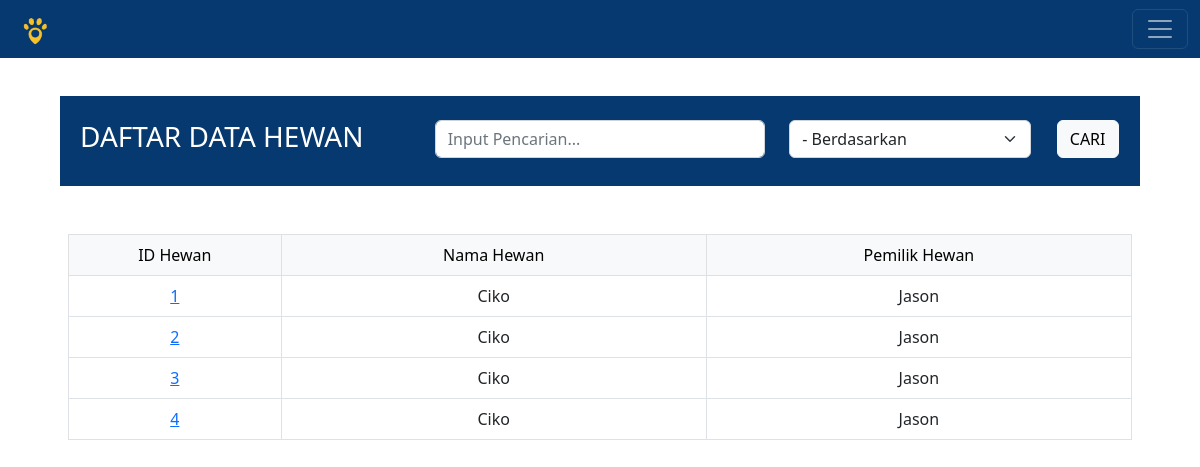
Before: /data_hewan.php with the older database file.
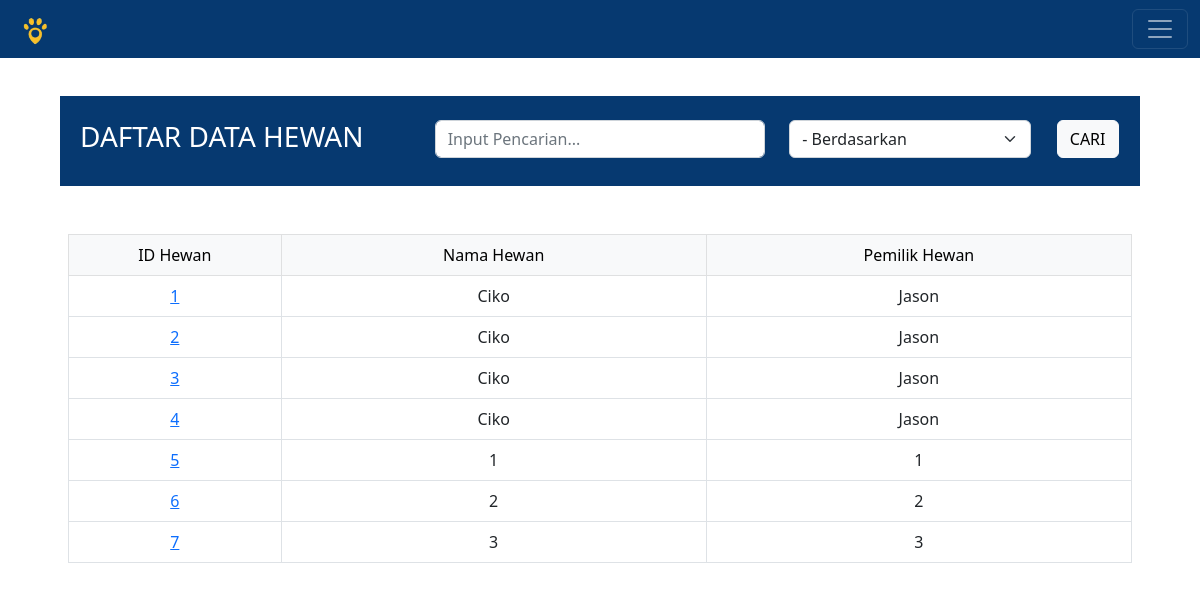
After: the same page with the newer database file.
### tables this page shows
CREATE TABLE `hewan` (
  `id_hewan` int(11) NOT NULL,
  `nama_hewan` varchar(30) NOT NULL,
  `nama_pemilik` varchar(30) NOT NULL,
  `alamat` varchar(30) NOT NULL,
  `no_wa_pemilik` varchar(20) NOT NULL,
  `umur` int(11) NOT NULL,
  `spesies` varchar(20) NOT NULL,
  `ras` varchar(20) NOT NULL,
  `warna` varchar(20) NOT NULL,
  `berat` int(11) NOT NULL,
  `jenis_kelamin` varchar(6) NOT NULL,
  `tanda_khusus` varchar(20) NOT NULL
);

### data_hewan.php (the view, shortened to what this page needs)
<?php
	include 'koneksi.php';
?>
<!DOCTYPE html>
<html>
<head>
	<link href="https://cdn.jsdelivr.net/npm/bootstrap@5.2.2/dist/css/bootstrap.min.css" rel="stylesheet">
</head>
<body>
	<nav class="navbar navbar-dark fixed-top" style="background-color:#063970">
  	<div class="container-fluid">
  	  <a class="navbar-brand"><img src="Images/logo.png" style="height:30px" alt="BAROKAH 2"></a>
  	  <button class="navbar-toggler" type="button" data-bs-toggle="offcanvas" data-bs-target="#offcanvasRight" aria-controls="offcanvasRight">
  	  	<span class="navbar-toggler-icon"></span>
  	  </button>
  	</div>
	</nav>
	<center class="my-5 pt-5">
		<div style="width:90%; background-color:#063970;" class="py-4 px-2">
			<form method="GET" action="data_hewan.php" style="width: 100%;" class="row">
				<div style="color:white; text-align:left;" class="col-4">
					<h3>DAFTAR DATA HEWAN</h3>
				</div>
				<div class="col-4">
					<input class="form-control" type="text" name="search" placeholder="Input Pencarian...">
				</div>
				<div class="col-3">
					<select class="form-select" name="by">
						<option value='0' selected>- Berdasarkan</option>
					</select>
				</div>
				<div class="col-1">
					<button class="btn btn-light" type="submit" name="submit" value="1">CARI</button>
				</div>
			</form>
		</div>
		<?php
			if(!empty($_GET['submit'])){
				$search	= $_GET['search'];
				$by	= $_GET['by'];
			}
			else $by = '0';
			if($by=='0')
				$sqlSearch="SELECT * FROM hewan";
			elseif($by=='1')
				$sqlSearch="SELECT * FROM hewan WHERE id_hewan='$search'";
			elseif($by=='2')
				$sqlSearch="SELECT * FROM hewan WHERE nama_hewan LIKE '%$search%'";
			$query1=mysqli_query($connect,$sqlSearch);
		?>
		<div style="width:90%;" class="px-2 mt-5">
			<table class="table table-bordered" style="text-align:center;">
						<thead class="table-light">
							<tr>
								<td class="col-1">ID Hewan</td>
								<td class="col-2">Nama Hewan</td>
								<td class="col-2">Pemilik Hewan</td>
							</tr>
						</thead>
						<tbody>
							<?php while($data1=mysqli_fetch_array($query1)) { ?>
							<tr>
								<td><a href="riwayat_hewan.php?id_hewan=<?=$data1['id_hewan'];?>&message=lihat"><?= $data1['id_hewan'];?></a></td>
								<td> <?php echo $data1['nama_hewan']; ?> </td>
								<td> <?php echo $data1['nama_pemilik']; ?> </td>
							</tr>
							<?php }
							?>
						</tbody>
					</table>
		</div>
	</center>
</body>
</html>

Changed rows visible on the page:
added hewan: id_hewan "5", nama_hewan "1", nama_pemilik "1"
added hewan: id_hewan "6", nama_hewan "2", nama_pemilik "2"
added hewan: id_hewan "7", nama_hewan "3", nama_pemilik "3"
